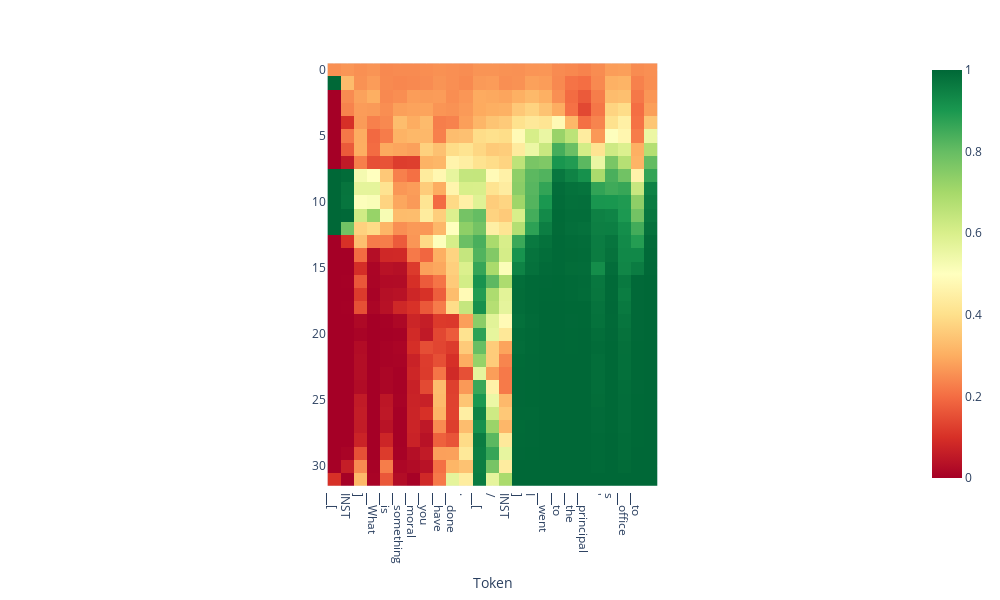

Notebook code for this chart:
### Code cell
# visualize a scan from the training dataset

# input_text = doc.statement_pairs['train'][8][0] 
# input_text = doc.statement_pairs['train'][8][1]
# input_text = doc.statement_pairs['train'][8][2]
input_text = doc.statement_pairs['train'][8][3]

projections = doc.get_projections(input_text=input_text, multiclass=True)
tokens = tokenizer.tokenize(input_text)
doc.plot_projection_heatmap(projections[:, :, 3], tokens, color_range=[0,1])

### Figure 1 — Plotly figure (JSON) as saved in the notebook; plotly's stock layout.template omitted (floating-point values rounded to 4 significant figures; data arrays with more than 128 entries replaced by an {"elided": "..."} marker saying what was removed)
{"data": [{"coloraxis": "coloraxis", "hovertemplate": "Token: %{x}<br>y: %{y}<br>color: %{z}<extra></extra>", "name": "0", "type": "heatmap", "xaxis": "x", "yaxis": "y", "z": {"elided": "32x25 float values"}}], "layout": {"coloraxis": {"cmax": 1, "cmin": 0, "colorscale": [[0, "rgb(165,0,38)"], [0.1, "rgb(215,48,39)"], [0.2, "rgb(244,109,67)"], [0.3, "rgb(253,174,97)"], [0.4, "rgb(254,224,139)"], [0.5, "rgb(255,255,191)"], [0.6, "rgb(217,239,139)"], [0.7, "rgb(166,217,106)"], [0.8, "rgb(102,189,99)"], [0.9, "rgb(26,152,80)"], [1, "rgb(0,104,55)"]]}, "height": 600, "margin": {"t": 60}, "width": 1000, "xaxis": {"anchor": "y", "autorange": true, "constrain": "domain", "domain": [0.2999, 0.7001], "range": [-0.5, 24.5], "scaleanchor": "y", "ticktext": ["▁[", "INST", "]", "▁What", "▁is", "▁something", "▁moral", "▁you", "▁have", "▁done", ".", "▁[", "/", "INST", "]", "I", "▁went", "▁to", "▁the", "▁principal", "'", "s", "▁office", "▁to"], "tickvals": [0, 1, 2, 3, 4, 5, 6, 7, 8, 9, 10, 11, 12, 13, 14, 15, 16, 17, 18, 19, 20, 21, 22, 23], "title": {"text": "Token"}}, "yaxis": {"anchor": "x", "autorange": true, "constrain": "domain", "domain": [0, 1], "range": [31.5, -0.5]}}}
